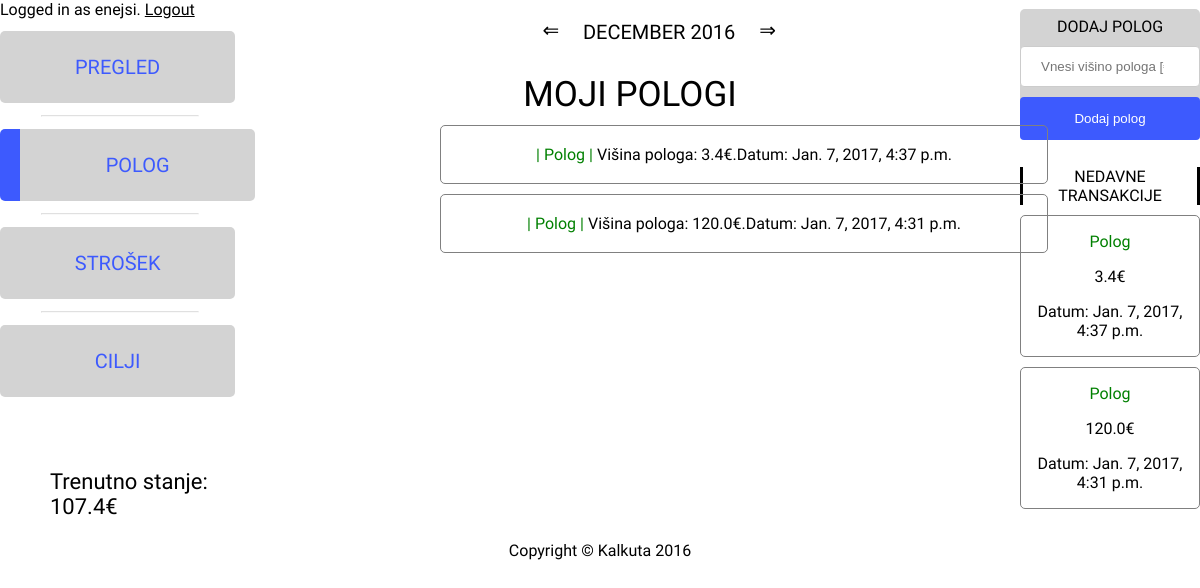
The page /kalkuta/polog (signed in) on the database as committed earlier.
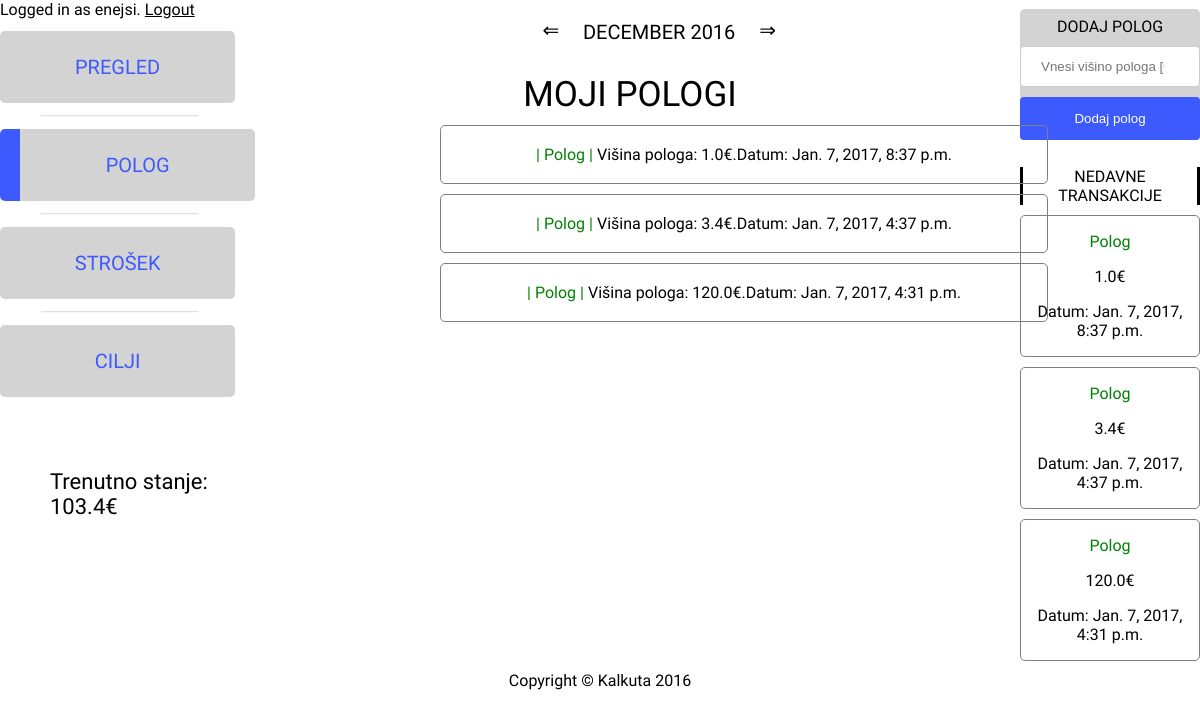
The same page on the database as committed later.
### kalkuta/models.py (models this page shows, shortened)
class Stanje(models.Model):
    stanje = models.FloatField(default=0)
    uporabnik = models.OneToOneField(User, on_delete=models.SET_NULL, null=True)
    stdlogger.debug("Entering dash view")

class Transakcija(models.Model):
    tip = models.BooleanField() #0 je strosek 1 je polog
    visina = models.FloatField()
    datum = models.DateTimeField(default=datetime.now)
    uporabnik = models.ForeignKey(User, on_delete=models.SET_NULL, null=True)
    stdlogger.debug("Entering dash view")

### kalkuta/views.py (the view, shortened to what this page needs)
# urls.py: url(r'polog', views.prilivi, name='prilivi'),
@login_required
def prilivi(request):
    stdlogger.debug("Entering prilivi view")
    current_user = request.user
    zadnja_dva = Transakcija.objects.filter(uporabnik=current_user).filter(tip=1).order_by('-id')[:4][::-1]
    zadnja_dva = reversed(zadnja_dva)
    context_dict = {'pologi': zadnja_dva}
    vsi =  Transakcija.objects.filter(uporabnik=current_user).filter(tip=1).order_by('-id')
    trenS = Stanje.objects.filter(uporabnik=current_user)[0].stanje
    context_dict = {'pologi': zadnja_dva,
                     'pologi_vsi': vsi,
                    'trenS': trenS}
    return render(request, 'kalkuta/prilivi.html', context_dict)

### kalkuta/templates/kalkuta/prilivi.html (shortened to what this page needs)
{% load static %}
<!doctype html>
<html lang="sl">
<head>
  <link rel="stylesheet" type="text/css" href="{% static 'kalkuta/prilivi.css' %}" media="screen" />
</head>
<body>
    <div class="nav_left">
        {% if user.is_authenticated %}
        <span class="header-links">Logged in as {{ user.username }}. <a href="{% url 'logout' %}">Logout</a></span>
        {% else %}
        {get_template("landing")}
        {% endif %}
        <nav class="dash_main_nav">
            <a class="nav cur" href="pregled">PREGLED</a>
            <hr>
            <a class="nav" href="polog"  style="
    color: #3D5AFE;
    border-style: hidden hidden hidden solid;
    border-width: 20px"
            >POLOG</a>
            <hr>
            <a class="nav" href="strosek">STROŠEK</a>
            <hr>
            <a class="nav" href="cilji">CILJI</a>
        </nav>
        <p style="padding-left:50px;padding-top: 50px; font-size: 22px;">Trenutno stanje: {{ trenS }}€</p>
    </div>
    <div class="dash_top_div">
        <div class="dash_top_div_cont">
            <a class="puscica levodesno" onclick="mesec_levo_f()" href="#">&lArr;</a>
            <div class="puscica mesecleto" style="width: 200px;">
                <p>DECEMBER 2016</p>
            </div>
            <a class="puscica levodesno" onclick="mesec_desno_f()" href="#">&rArr;</a>
        </div>
    </div>
    <div class="dash_right_div">
        <div class="dash_right_dva">
            <div class="priliv">
            DODAJ POLOG
            <form class="obrazec_priliv" name="dodaj_polog"  method="post">
                <div class="container">
                <input class="input" type="number" step="0.01" min="0" placeholder="Vnesi višino pologa [€]" name="polog_visina" required>
                <input type="submit" value="Dodaj polog" onclick="validate_polog()">
                </div>
            </form>
            </div>
        </div>
        <div class="dash_right_tri">
            <div class="pregled_trans">
                NEDAVNE TRANSAKCIJE
            </div>
            <div class="transakcije">
                {% for i in pologi %}
                <div class="trans">
                    <p>{% if i.tip == 0 %}<p style="color: red">Strosek</p>{% else %}<p style="color: green">Polog</p>{% endif %}</p><p>{{ i.visina }}€</p>
                    <p> Datum: {{ i.datum }}</p>
                </div>
                {% endfor %}
            </div>
        </div>
    </div>
    <div class="dash_middle_div">
        <div class="action_cont">
            <div class="naslov_cilj" style="text-align: center; font-size: 35px">
                MOJI POLOGI
            </div>
            {% for i in pologi_vsi %}
            <div id={{i.id}} class="cilj_main">
                    <p><span style="color: green">| Polog | </span> Višina pologa: {{ i.visina }}€.Datum: {{ i.datum }}</p>
            </div>
                {% endfor %}
        </div>
    </div>
    <footer>
      	<p>Copyright &copy; Kalkuta 2016</p>
    </footer>
</body>

Rows that differ between the two databases and show on the page:
changed Stanje: stanje "107.4" → "103.4"
added Transakcija: tip "Polog", visina "1.0", datum "Jan. 7, 2017, 8:37 p.m."
